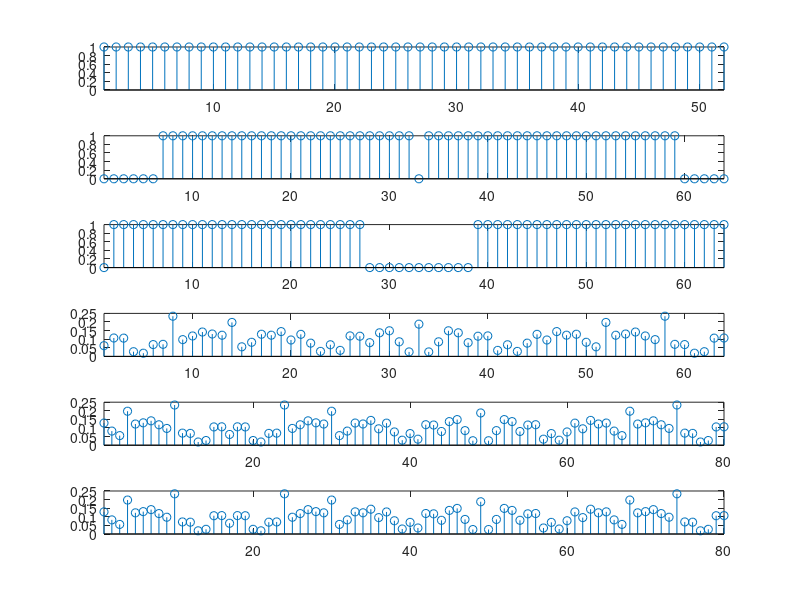
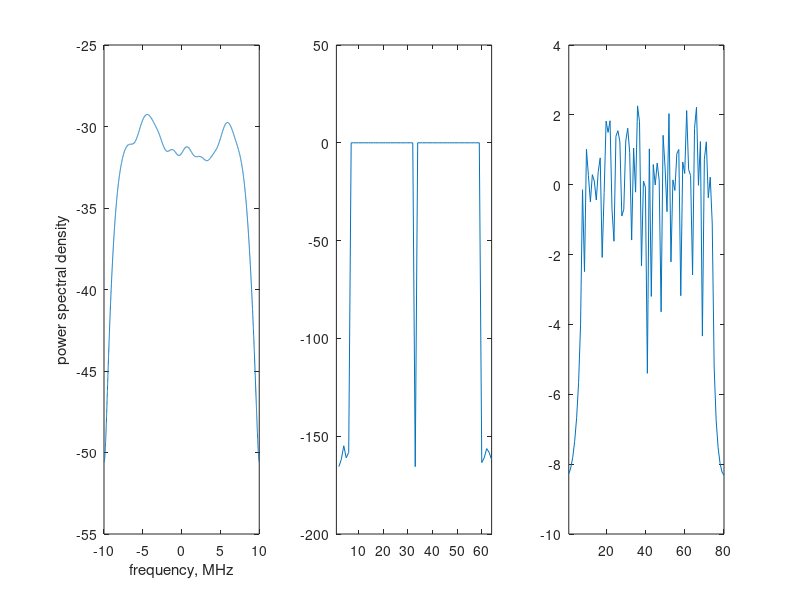

The MATLAB script that drew these images, in order:
clear all;close all;clc

TotalNumberOfSubCarrier = 64;
% for each symbol bits a1 to a52 are assigned to subcarrier
% index [-26 to -1 1 to 26]
subcarrierIndex_Data = [-26:-1 1:26];
BitsPerSymbol = 52;

close all;
figure;

% BPSK modulation
ModSequence = 2*randi([0 1],1,BitsPerSymbol)-1;
subplot(6,1,1); stem(abs(ModSequence));xlim([1 length(ModSequence)]);

TimeDomainSequence = []; % empty vector
ModSequenceForSubCarriers = zeros(1,TotalNumberOfSubCarrier);

% assigning bits a1 to a52 to subcarriers [-26 to -1, 1 to 26]
ModSequenceForSubCarriers(subcarrierIndex_Data+TotalNumberOfSubCarrier/2+1) = ModSequence(1,:);
subplot(6,1,2); stem(abs(ModSequenceForSubCarriers));xlim([1 length(ModSequenceForSubCarriers)]);

%  shift subcarriers at indices [-26 to -1] to fft input indices [38 to 63]
ModSequenceForSubCarriers = fftshift(ModSequenceForSubCarriers);
subplot(6,1,3); stem(abs(ModSequenceForSubCarriers));xlim([1 length(ModSequenceForSubCarriers)]);


ModSequenceInTimeDomain = ifft(ModSequenceForSubCarriers,TotalNumberOfSubCarrier);
subplot(6,1,4); stem(abs(ModSequenceInTimeDomain));xlim([1 length(ModSequenceInTimeDomain)]);



% adding cyclic prefix of 16 samples

ModSequenceInTimeDomain_with_CP = [ModSequenceInTimeDomain(49:64) ModSequenceInTimeDomain];

subplot(6,1,5); stem(abs(ModSequenceInTimeDomain_with_CP));

xlim([1 length(ModSequenceInTimeDomain_with_CP)]);



TimeDomainSequence = [TimeDomainSequence ModSequenceInTimeDomain_with_CP];

subplot(6,1,6); stem(abs(TimeDomainSequence));xlim([1 length(TimeDomainSequence)]);





figure;

SamplingRate = 20;

[PowerSpectrum,W] = pwelch(TimeDomainSequence,[],[],4096,20);

subplot(1,3,1);plot([-2048:2047]*SamplingRate/4096,10*log10(fftshift(PowerSpectrum)));

xlabel('frequency, MHz')

ylabel('power spectral density')

subplot(1,3,2);plot(10*log10(fftshift(abs(fft(ModSequenceInTimeDomain)))));

xlim([1 length(ModSequenceInTimeDomain)]);

subplot(1,3,3);plot(10*log10(fftshift(abs(fft(TimeDomainSequence)))));

xlim([1 length(TimeDomainSequence)]);